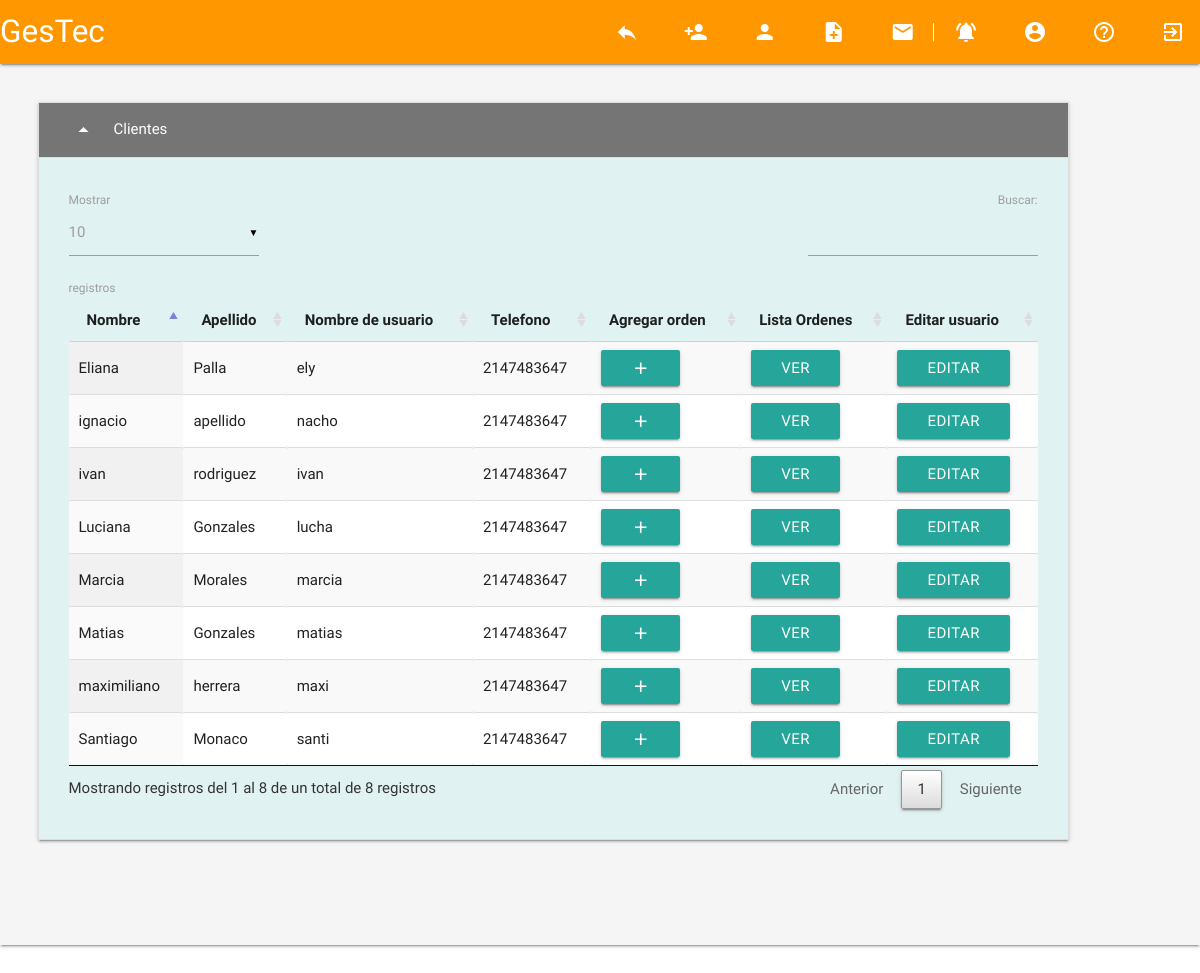
/?p=lista-clientes (signed in), run on the app's committed database.
### tables this page shows
CREATE TABLE `usuarios` (
  `idUsuario` int(10) unsigned NOT NULL AUTO_INCREMENT,
  `idTipoUsuario` tinyint(4) unsigned NOT NULL,
  `nombre` varchar(45) NOT NULL,
  `apellido` varchar(45) NOT NULL,
  `email` varchar(45) NOT NULL,
  `nombreUsuario` varchar(45) NOT NULL,
  `password` varchar(45) NOT NULL,
  `telefono` int(20) DEFAULT NULL,
  `fechaRegistro` datetime NOT NULL DEFAULT '0000-00-00 00:00:00',
  `ultimoIngreso` datetime NOT NULL DEFAULT '0000-00-00 00:00:00',
  PRIMARY KEY (`idUsuario`),
  UNIQUE KEY `idUsuarios_UNIQUE` (`idUsuario`)
);

### paginas/nueva-orden-modal.php (the view, shortened to what this page needs)
<body>

### paginas/lista-clientes.php (shortened to what this page needs)
<?php
    $sqlClientes = "SELECT U.* FROM usuarios U JOIN admins_clientes AC
                            ON '".$_SESSION["idUsuario"]."' = AC.idAdmin
                           WHERE AC.idCliente = U.idUsuario";
    $rsClientes = mysqli_query($conexion, $sqlClientes);
?>
<body>
    <div class="row">
<main class="col s12 m12 l12 grey lighten-4 z-depth-1">
        <div class="row section container">
            <section class="col s12 m12 l12">
               <div class="row section">
                   <section class="col s12 m12 l12">
                     <div class="row">
                       <ul class="collapsible col s12 m12 l11" data-collapsible="accordion">
                            <li><div class="collapsible-header active grey darken-1 white-text opcion"><span class="primero"><i class="material-icons right"></i></span>Clientes</div>
                            <div class="collapsible-body teal lighten-5">
                                <table class="responsive-table highlight display nowrap" id="table_uno">
                                    <thead>
                                        <tr>
                                            <th>Nombre</th>
                                            <th>Apellido</th>
                                            <th>Nombre de usuario</th>
                                            <th>Telefono</th>
                                            <th>Agregar orden</th>
                                            <th>Lista Ordenes</th>
                                            <th>Editar usuario</th>
                                        </tr>
                                    </thead>
                                    <tbody>
                                        <?php while ($cliente = mysqli_fetch_array($rsClientes)) : ?>
                                            <tr>
                                                <td><?= $cliente["nombre"] ?></td>
                                                <td><?= $cliente["apellido"] ?></td>
                                                <td><?= $cliente["nombreUsuario"]; ?></td>
                                                <td><?= $cliente["telefono"] ?></td>
                                                <div>
                                                    <?php include("lista-clientes-editar.php"); ?>
                                                </div>
                                            </tr>
                                        <?php endwhile; ?>
                                    </tbody>
                                </table>
                            </div>
                            </li>
                        </ul>
                      </div>
                    </section>
        </div>
</main>

### paginas/lista-clientes-editar.php (shortened to what this page needs)
<td><a class="btn modal-trigger" href="#modal<?= $cliente["idUsuario"]; ?>"><i class="large material-icons">add</i></a>
        <?php require("nueva-orden-modal.php");   ?>
</td>
<td><a class="btn modal-trigger" href="?p=lista-ordenes-cliente&id=<?= $cliente["idUsuario"];?>">VER</a>
<td><a class="btn modal-trigger" href="?p=editar-cliente&id=<?= $cliente["idUsuario"];?>">EDITAR</a>
</td>

### assets/css/admin-cliente.css (style rules this page uses)
.row .col { padding: 0 0rem; }
table.dataTable thead th { border-bottom: 1px solid #d0d0d0; }

### data on the page
usuarios: nombre "Marcia", apellido "Morales", nombreUsuario "marcia", telefono "2147483647"
usuarios: nombre "Luciana", apellido "Gonzales", nombreUsuario "lucha", telefono "2147483647"
usuarios: nombre "maximiliano", apellido "herrera", nombreUsuario "maxi", telefono "2147483647"
usuarios: nombre "ivan", apellido "rodriguez", nombreUsuario "ivan", telefono "2147483647"
usuarios: nombre "Matias", apellido "Gonzales", nombreUsuario "matias", telefono "2147483647"
usuarios: nombre "Eliana", apellido "Palla", nombreUsuario "ely", telefono "2147483647"
usuarios: nombre "Santiago", apellido "Monaco", nombreUsuario "santi", telefono "2147483647"
usuarios: nombre "ignacio", apellido "apellido", nombreUsuario "nacho", telefono "2147483647"
